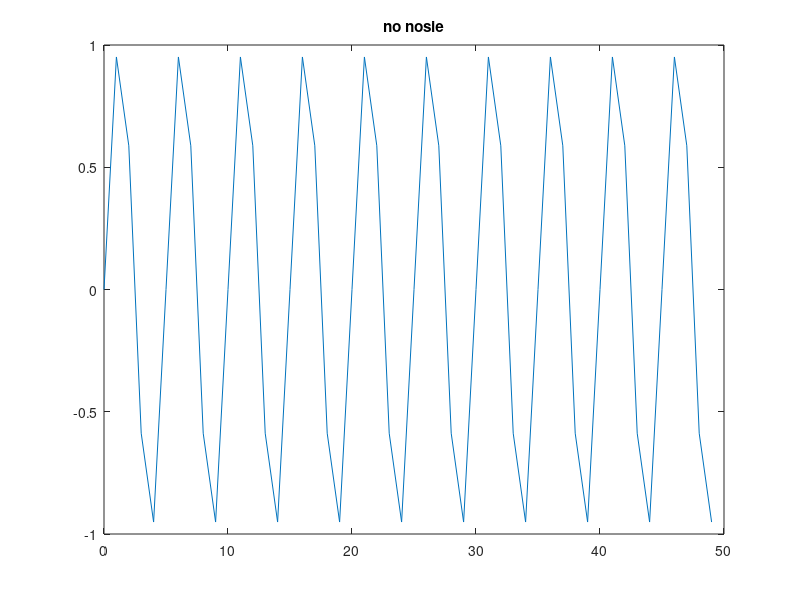
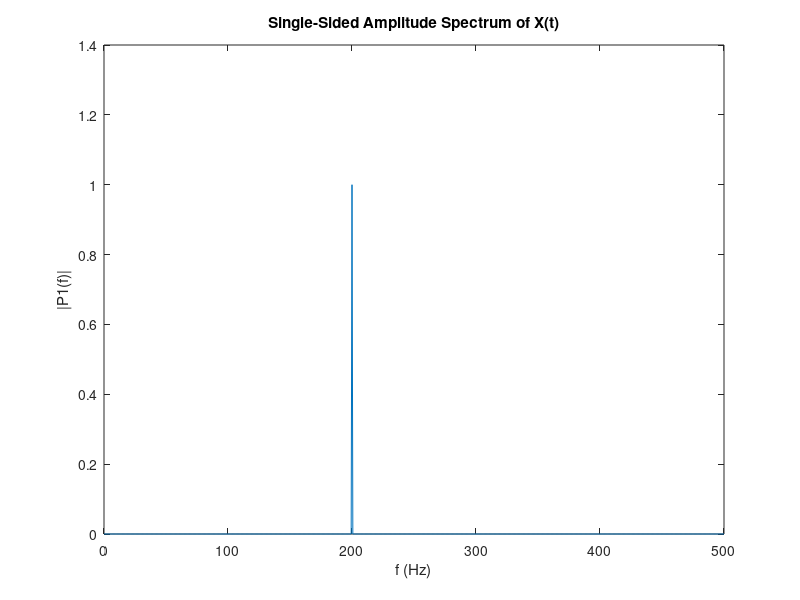
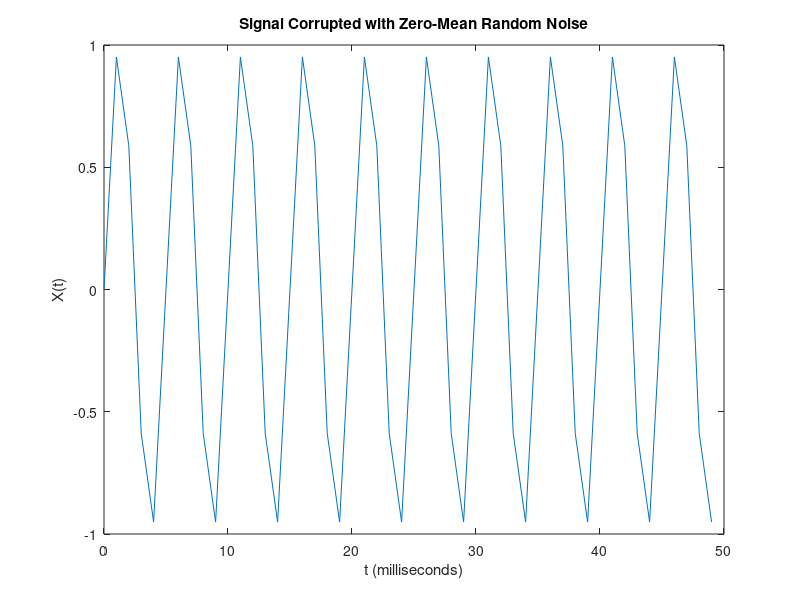
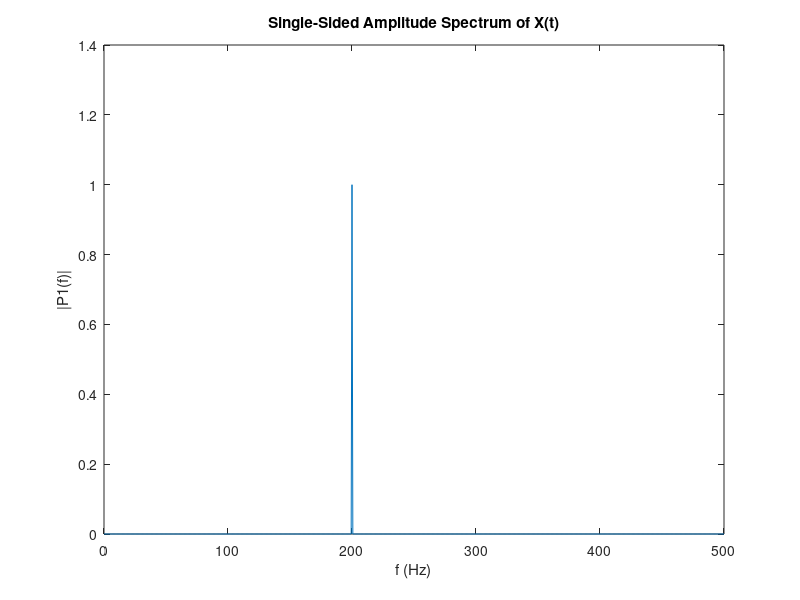

MATLAB code for these plots, in order:
clear
close all

Fs = 1000;            % Sampling frequency                    
T = 1/Fs;             % Sampling period       
L = 1500;             % Length of signal
t = (0:L-1)*T;        % Time vectorc

%S = 0.7*sin(2*pi*50*t) + sin(2*pi*120*t);
S = sin(2*pi*200*t);

X = S ;

figure 
plot(1000*t(1:50),S(1:50))
title("no nosie")

Ys = fft(S);

P2 = abs(Ys/L);
P1 = P2(1:L/2+1);
P1(2:end-1) = 2*P1(2:end-1);

figure 
f = Fs*(0:(L/2))/L;
plot(f,P1) 
title('Single-Sided Amplitude Spectrum of X(t)')
xlabel('f (Hz)')
ylabel('|P1(f)|')

 

figure 
plot(1000*t(1:50),X(1:50))
title('Signal Corrupted with Zero-Mean Random Noise')
xlabel('t (milliseconds)')
ylabel('X(t)')

Y = fft(X);

P2 = abs(Y/L);
P1 = P2(1:L/2+1);
P1(2:end-1) = 2*P1(2:end-1);

figure 
f = Fs*(0:(L/2))/L;
plot(f,P1) 
title('Single-Sided Amplitude Spectrum of X(t)')
xlabel('f (Hz)')
ylabel('|P1(f)|')
